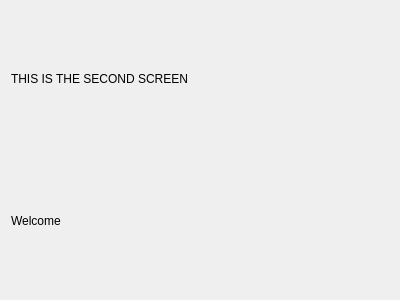
<?xml version="1.0" encoding="UTF-8"?>
<ui version="4.0">
 <class>SecondScreen</class>
 <widget class="QWidget" name="SecondScreen">
  <property name="geometry">
   <rect>
    <x>0</x>
    <y>0</y>
    <width>400</width>
    <height>300</height>
   </rect>
  </property>
  <property name="windowTitle">
   <string>Form</string>
  </property>
  <layout class="QGridLayout" name="gridLayout">
   <item row="0" column="0">
    <widget class="QLabel" name="label">
     <property name="text">
      <string>THIS IS THE SECOND SCREEN</string>
     </property>
    </widget>
   </item>
   <item row="1" column="0">
    <widget class="QLabel" name="label_2">
     <property name="text">
      <string>Welcome</string>
     </property>
    </widget>
   </item>
  </layout>
 </widget>
 <resources/>
 <connections/>
</ui>
